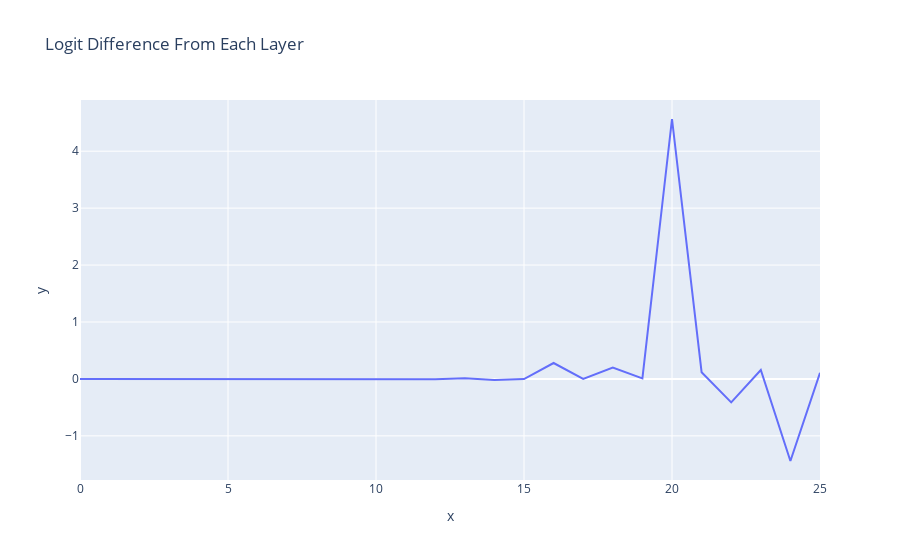

The notebook cell this image was saved under:
### Markdown cell above
We can repeat the above analysis but for each layer (this is equivalent to the differences between adjacent residual streams)

Note: Annoying terminology overload - layer k of a transformer means the kth **transformer block**, but each block consists of an **attention layer** (to move information around) *and* an **MLP layer** (to process information). 

We see that only attention layers matter, which makes sense! The IOI task is about moving information around (ie moving the correct name and not the incorrect name), and less about processing it. And again we note that attention layer 9 improves things a lot, while attention 10 and attention 11 *decrease* performance

### Code cell
per_layer_residual, labels = cache.decompose_resid(
    layer=-1, pos_slice=-1, return_labels=True
)
per_layer_logit_diffs = residual_stack_to_logit_diff(per_layer_residual, cache)
line(per_layer_logit_diffs, hover_name=labels, title="Logit Difference From Each Layer")

### Figure 1 — Plotly figure (JSON) as saved in the notebook; plotly's stock layout.template omitted (floating-point values rounded to 4 significant figures)
{"data": [{"hovertemplate": "<b>%{hovertext}</b><br><br>x=%{x}<br>y=%{y}<extra></extra>", "hovertext": ["embed", "pos_embed", "0_attn_out", "0_mlp_out", "1_attn_out", "1_mlp_out", "2_attn_out", "2_mlp_out", "3_attn_out", "3_mlp_out", "4_attn_out", "4_mlp_out", "5_attn_out", "5_mlp_out", "6_attn_out", "6_mlp_out", "7_attn_out", "7_mlp_out", "8_attn_out", "8_mlp_out", "9_attn_out", "9_mlp_out", "10_attn_out", "10_mlp_out", "11_attn_out", "11_mlp_out"], "legendgroup": "", "line": {"color": "#636efa", "dash": "solid"}, "marker": {"symbol": "circle"}, "mode": "lines", "name": "", "orientation": "v", "showlegend": false, "type": "scatter", "x": [0, 1, 2, 3, 4, 5, 6, 7, 8, 9, 10, 11, 12, 13, 14, 15, 16, 17, 18, 19, 20, 21, 22, 23, 24, 25], "xaxis": "x", "y": [-0.0002837, 0.0002966, -0.006656, -0.0008817, -0.001551, 0.0003389, 5.133e-05, 0.002205, -0.00146, -0.001722, -0.005434, 0.000905, -0.005739, 0.01081, -0.01817, -0.002557, 0.2796, 0.0008329, 0.1995, 0.009917, 4.565, 0.1174, -0.4123, 0.1565, -1.442, 0.1065], "yaxis": "y"}], "layout": {"legend": {"tracegroupgap": 0}, "title": {"text": "Logit Difference From Each Layer"}, "xaxis": {"anchor": "y", "domain": [0, 1], "title": {"text": "x"}}, "yaxis": {"anchor": "x", "domain": [0, 1], "title": {"text": "y"}}}}
